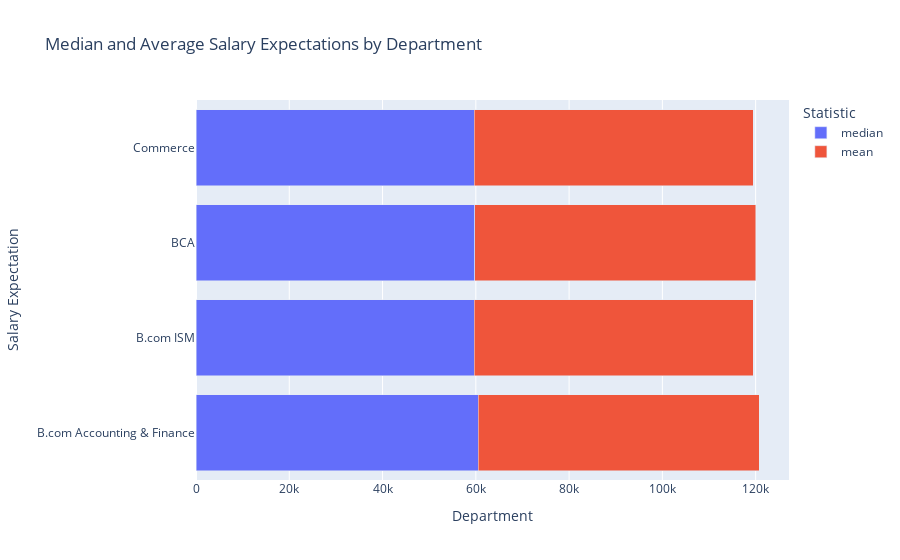

The code cell stored with this chart in its notebook:
### Markdown cell above
> **Note**: The mean and median are so close as to be indistinguashable from one another when using a histogram.  A better visual will be a box plot.

### Code cell
# Histogram Median and Average expected sallary
salary_stats = df.groupby('department')['salary_expected'].agg(['median', 'mean']).reset_index()

# Creating a bar plot with both median and average salary expectations by department.
fig_salary = px.bar(salary_stats, y='department', x=['median', 'mean'], 
                    labels={'value':'Salary', 'variable':'Statistic'},
                    title='Median and Average Salary Expectations by Department')

# Update layout and axes labels
fig_salary.update_layout(barmode='stack', xaxis_title='Department', yaxis_title='Salary Expectation',
                         legend_title='Statistic')
fig_salary.show()

### Figure 1 — Plotly figure (JSON) as saved in the notebook; plotly's stock layout.template omitted (floating-point values rounded to 4 significant figures)
{"data": [{"alignmentgroup": "True", "hovertemplate": "Statistic=median<br>Salary=%{x}<br>department=%{y}<extra></extra>", "legendgroup": "median", "marker": {"color": "#636efa", "pattern": {"shape": ""}}, "name": "median", "offsetgroup": "median", "orientation": "h", "showlegend": true, "textposition": "auto", "type": "bar", "x": [60500, 59700, 59750, 59650], "xaxis": "x", "y": ["B.com Accounting & Finance", "B.com ISM", "BCA", "Commerce"], "yaxis": "y"}, {"alignmentgroup": "True", "hovertemplate": "Statistic=mean<br>Salary=%{x}<br>department=%{y}<extra></extra>", "legendgroup": "mean", "marker": {"color": "#EF553B", "pattern": {"shape": ""}}, "name": "mean", "offsetgroup": "mean", "orientation": "h", "showlegend": true, "textposition": "auto", "type": "bar", "x": [60290.0, 59840.0, 60280.0, 59860.0], "xaxis": "x", "y": ["B.com Accounting & Finance", "B.com ISM", "BCA", "Commerce"], "yaxis": "y"}], "layout": {"barmode": "stack", "legend": {"title": {"text": "Statistic"}, "tracegroupgap": 0}, "title": {"text": "Median and Average Salary Expectations by Department"}, "xaxis": {"anchor": "y", "domain": [0, 1], "title": {"text": "Department"}}, "yaxis": {"anchor": "x", "domain": [0, 1], "title": {"text": "Salary Expectation"}}}}
